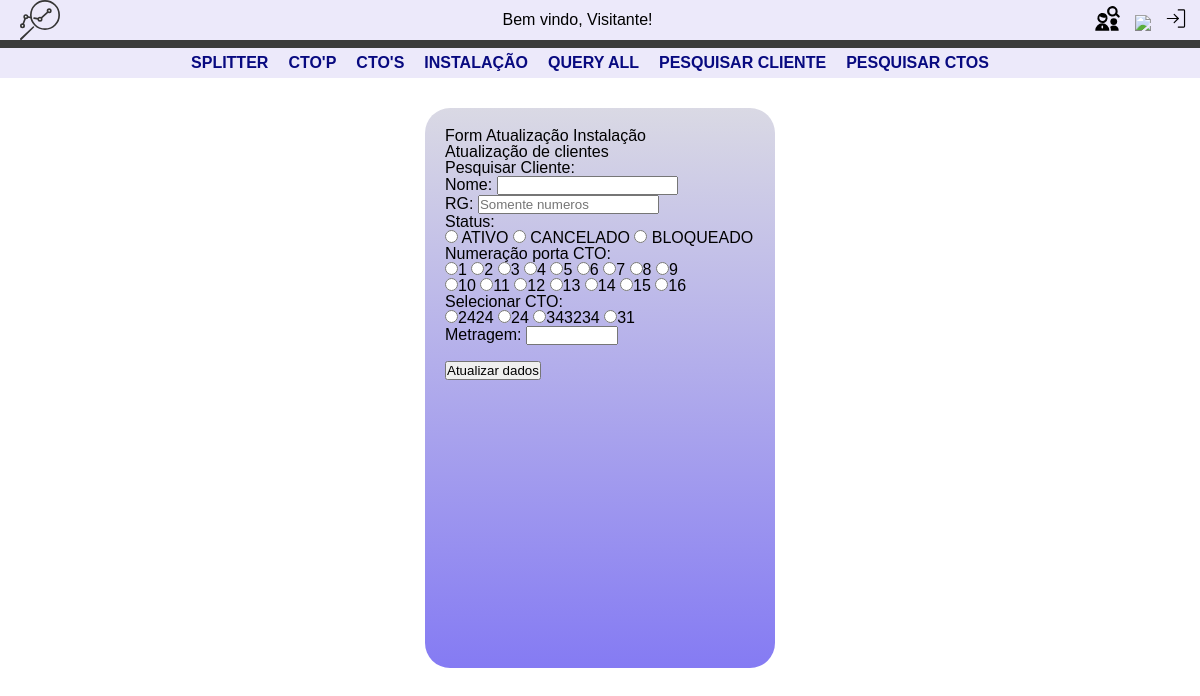
Page /ctomanager/atualizarendereco/ on the committed database.
### CTO_manager/models.py (models this page shows, shortened)
class CtoSecundaria(models.Model):
  numeracao = models.IntegerField() # Numero de identificacao da CTO secundaria
  descricao = models.TextField(blank=True, null=True, verbose_name='Descricao detalhada') # Informacoes detalhadas e observacoes sobre a CTO
  sinal_entrada = models.FloatField() # Referencia para o sinal que esta chegando na caixa (futura implementacao para verificar atenuacoes na rota)
  splitter = models.ForeignKey(Splitter, on_delete=models.CASCADE) # Pre-requisito: cadastro do splitter; o tamanho do splitter define quantos cliente a caixa pode ter
  derivacao_ctoPrimaria = models.ForeignKey(CtoPrimaria, on_delete=models.CASCADE) # Pre-requisito: cadastro da cto primaria. buscar caixar com identificador da ctop
  metragem = models.IntegerField(default=0) # tamanho do cabo que foi utilizado para instalacao
  clientes = models.ManyToManyField(Cliente, blank=True) # Este e o tipo de campo que define uma relacao de muitos-para-muitos com o modelo Cliente.

### CTO_manager/views.py (the view, shortened to what this page needs)
# urls.py: path('atualizarendereco/', views.mudanca_endereco, name='atualizarendereco'),
def mudanca_endereco(request):
  template = loader.get_template('CTO_manager/mudanca_endereco.html')
  ctos = CtoSecundaria.objects.all()
  context = {
    'titulo' : 'Mudança endereço', # titulo da pagina
    'ctos':ctos,
    'range': [1,2,3,4,5,6,7,8,9,10,11,12,13,14,15,16],
  }
  pk = request.GET.get('pk')
  return HttpResponse(template.render(context, request))

### CTO_manager/templates/CTO_manager/mudanca_endereco.html (shortened to what this page needs)
{% extends 'base.html' %}
{% block content %}
<section class="main">
<h1>Form Atualização Instalação</h1>
<p>Atualização de clientes</p>
<form action="/ctomanager/atualizarendereco/" method="post">
  <fieldset>
    <legend>Pesquisar Cliente:</legend>
    <p>
      <label for="nome">Nome:</label>
      <input type="text" name="nome" id="nome" value="{{nome}}" required>
    </p>
    <p>
      <label for="rg">RG:</label>
      <input type="number" name="rg", id="rg"  value="{{rg}}" placeholder="Somente numeros">
    </p>
    <p>
      Status:<br>
      <input type="radio" name="status" value="ATIVO" id="ativo" {% if status == 'ATIVO' %}checked{% endif %}>
      <Label for="ativo">ATIVO</Label>
      <input type="radio" name="status" value="CANCELADO" id="cancelado" {% if status == 'CANCELADO' %}checked{% endif %}>
      <label for="cancelado">CANCELADO</label>
      <input type="radio" name="status" value="BLOQUEADO" id="bloqueado" {% if status == 'BLOQUEADO' %}checked{% endif %}>
      <label for="bloqueado">BLOQUEADO</label>
    </p>
    <p>
       <span>Numeração porta CTO:</span><br>
      {% for numero in range %}
      <input type="radio" name="porta" id="pt" value="{{numero}}" {% if porta == numero %}checked{% endif %}><label for="porta" >{{numero}}</label>
      {% if numero == 9 %}
        <br>
      {%endif%}
      {% endfor %}
    </p>
    <p>
      <span>Selecionar CTO:</span><br>
      {% for cto in ctos %}
        <input type="radio" name="numeracao_cto" value="{{cto.numeracao}}" id="{{cto.numeracao}}" required
        ><label for="{{cto.numeracao}}">{{cto.numeracao}}</label>
      {% endfor %}
    </p>
    <p>
      <label for="metragem">Metragem:</label>
      <input type="number" step="0.01" name="metragem" id="metragem" min="0" max="1000" value="{{ metragem }}">
    </p>
    <br><button type="submit">Atualizar dados</button>
  </fieldset>
</form>
</section>
{% endblock %}

### static/css/style_menu.css (style rules this page uses)
body { font-family: Arial, sans-serif; }

### static/css/formulario.css (style rules this page uses)
.main { margin: 30px auto; min-height: 70vh; max-width: 350px; border-radius: 25px; padding: 20px; background: linear-gradient(to top, #3b2bec9f, #c3c2d49f); }

### rows in the picture
CtoSecundaria: numeracao "☐ 2424", numeracao "2424"
CtoSecundaria: numeracao "☐ 24", numeracao "24"
CtoSecundaria: numeracao "☐ 343234", numeracao "343234"
CtoSecundaria: numeracao "☐ 31", numeracao "31"

### other values in the picture
{{ numero }} "1" "2" "3" "4" "5" "6" "7" "8" "9" "10" "11" "12" "13" "14" "15" "16"
